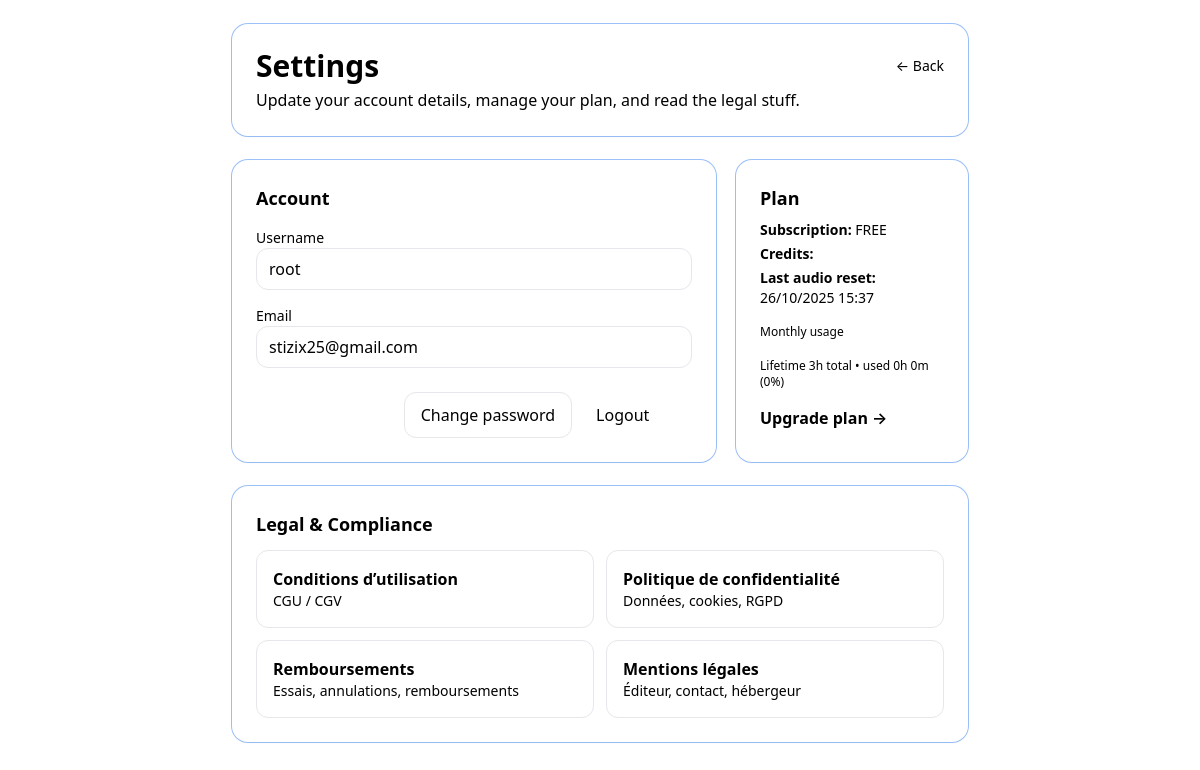
The app's page /settings/ (signed in) with its own data.
### accounts/models.py (models this page shows, shortened)
class CustomUser(AbstractUser):
    email = models.EmailField(unique=True)
    audio_credits_s = models.IntegerField(default=0)   # secondes audio
    text_credits_ch = models.IntegerField(default=0)   # caractères texte
    subscription = models.CharField(max_length=100, default="free")
    last_audio_reset = models.DateTimeField(default=timezone.now)
    stripe_customer_id = models.CharField(max_length=255, blank=True, null=True)
    groups = models.ManyToManyField(
        Group,
        related_name="customuser_groups",
        blank=True,
    )
    user_permissions = models.ManyToManyField(
        Permission,
        related_name="customuser_permissions",
        blank=True,
    )

### accounts/views.py (the view)
# urls.py: path("settings/", settings_view, name="settings"),
@login_required
def settings_view(request):
    user = request.user
    if request.method == "POST":
        form = UserSettingsForm(request.POST, instance=user)
        if form.is_valid():
            form.save()
            messages.success(request, "Paramètres mis à jour ✅")
            return redirect("settings")
        else:
            messages.error(request, "Merci de corriger les erreurs ci-dessous.")
    else:
        form = UserSettingsForm(instance=user)
    ctx = {
        "form": form,
        "subscription": user.subscription,
        "credits audio": user.audio_credits_s,
        "credit texte" : user.text_credits_ch ,
        "last_audio_reset": user.last_audio_reset,
    }
    return render(request, "settings.html", ctx)

### accounts/forms.py (shortened to what this page needs)
class UserSettingsForm(forms.ModelForm):
    class Meta:
        model = User
        fields = ["username", "email"]
        widgets = {
            "username": forms.TextInput(attrs={
                "class": "w-full px-3 py-2 rounded-xl border border-slate-200",
                "placeholder": "Username",
                "autocomplete": "username",
            }),
            "email": forms.EmailInput(attrs={
                "class": "w-full px-3 py-2 rounded-xl border border-slate-200",
                "placeholder": "Email",
                "autocomplete": "email",
            }),
        }

### templates/settings.html (shortened to what this page needs)
{% extends 'base.html' %}
{% block content %}
<div class="max-w-3xl mx-auto mt-6 px-3 sm:px-4">
  <header class="rounded-2xl ring-1 ring-slate-200 shadow-sm bg-white p-5 sm:p-6 mb-6">
    <div class="flex items-center justify-between">
      <h1 class="text-2xl sm:text-3xl font-extrabold text-slate-900">Settings</h1>
      <a href="/" class="text-sm text-slate-600 hover:text-slate-900">← Back</a>
    </div>
    <p class="mt-1 text-slate-600">Update your account details, manage your plan, and read the legal stuff.</p>
  </header>
  <div class="grid grid-cols-1 md:grid-cols-3 gap-5">
    <section class="md:col-span-2 rounded-2xl ring-1 ring-slate-200 bg-white p-5 sm:p-6 shadow-sm">
      <h2 class="text-lg font-bold text-slate-900">Account</h2>
      <form method="post" action="{% url 'settings' %}" class="mt-4 space-y-4">
        <div>
          <label class="block text-sm font-medium text-slate-700">Username</label>
          {{ form.username }}
        </div>
        <div>
          <label class="block text-sm font-medium text-slate-700">Email</label>
          {{ form.email }}
        </div>
        <div class="flex flex-col sm:flex-row gap-2 pt-2">
          <button type="submit"
                  class="inline-flex justify-center items-center gap-2 bg-[#1e3a8a] text-white font-semibold px-4 py-2.5 rounded-xl hover:brightness-110">
          </button>
          <a href="{% url 'settings_password' %}"
             class="inline-flex justify-center items-center gap-2 border border-slate-200 text-slate-700 px-4 py-2.5 rounded-xl hover:bg-slate-50">
            Change password
          </a>
          <a href="{% url 'logout' %}" class="inline-flex justify-center items-center gap-2 text-slate-500 px-4 py-2.5 rounded-xl hover:bg-slate-50">
            Logout
          </a>
        </div>
      </form>
    </section>
    <aside class="rounded-2xl ring-1 ring-slate-200 bg-white p-5 sm:p-6 shadow-sm">
      <h2 class="text-lg font-bold text-slate-900">Plan</h2>
      <div class="mt-2 text-slate-700 space-y-1">
        <div class="text-sm"><span class="font-semibold">Subscription:</span> <span class="uppercase">{{ subscription }}</span></div>
        <div class="text-sm"><span class="font-semibold">Credits:</span> {{ credits }}</div>
        <div class="text-sm"><span class="font-semibold">Last audio reset:</span> {{ last_audio_reset|date:"d/m/Y H:i" }}</div>
      </div>
      <div class="mt-4">
        <div class="text-xs text-slate-500 mb-1">Monthly usage</div>
        <div class="h-2.5 w-full bg-slate-200 rounded-full overflow-hidden">
        </div>
        <div id="quota-detail" class="text-xs text-slate-500 mt-1"></div>
      </div>
      <div class="mt-4 flex flex-col gap-2">
        <a href="/#pricing" class="inline-flex items-center gap-2 text-[#1e3a8a] font-semibold hover:underline">Upgrade plan →</a>
      </div>
    </aside>
  </div>
  <section class="mt-6 rounded-2xl ring-1 ring-slate-200 bg-white p-5 sm:p-6 shadow-sm">
    <h2 class="text-lg font-bold text-slate-900">Legal & Compliance</h2>
    <div class="mt-3 grid grid-cols-1 sm:grid-cols-2 gap-3">
      <a class="block rounded-xl border border-slate-200 p-4 hover:bg-slate-50" href="{% url 'legal_terms' %}">
        <div class="font-semibold text-slate-900">Conditions d’utilisation</div>
        <div class="text-sm text-slate-600">CGU / CGV</div>
      </a>
      <a class="block rounded-xl border border-slate-200 p-4 hover:bg-slate-50" href="{% url 'legal_privacy' %}">
        <div class="font-semibold text-slate-900">Politique de confidentialité</div>
        <div class="text-sm text-slate-600">Données, cookies, RGPD</div>
      </a>
      <a class="block rounded-xl border border-slate-200 p-4 hover:bg-slate-50" href="{% url 'legal_refunds' %}">
        <div class="font-semibold text-slate-900">Remboursements</div>
        <div class="text-sm text-slate-600">Essais, annulations, remboursements</div>
      </a>
      <a class="block rounded-xl border border-slate-200 p-4 hover:bg-slate-50" href="{% url 'legal_imprint' %}">
        <div class="font-semibold text-slate-900">Mentions légales</div>
        <div class="text-sm text-slate-600">Éditeur, contact, hébergeur</div>
      </a>
    </div>
  </section>
</div>
{% endblock %}

### records on screen
CustomUser: username "root", email "stizix25@gmail.com", subscription "FREE", last_audio_reset "26/10/2025 15:37"
